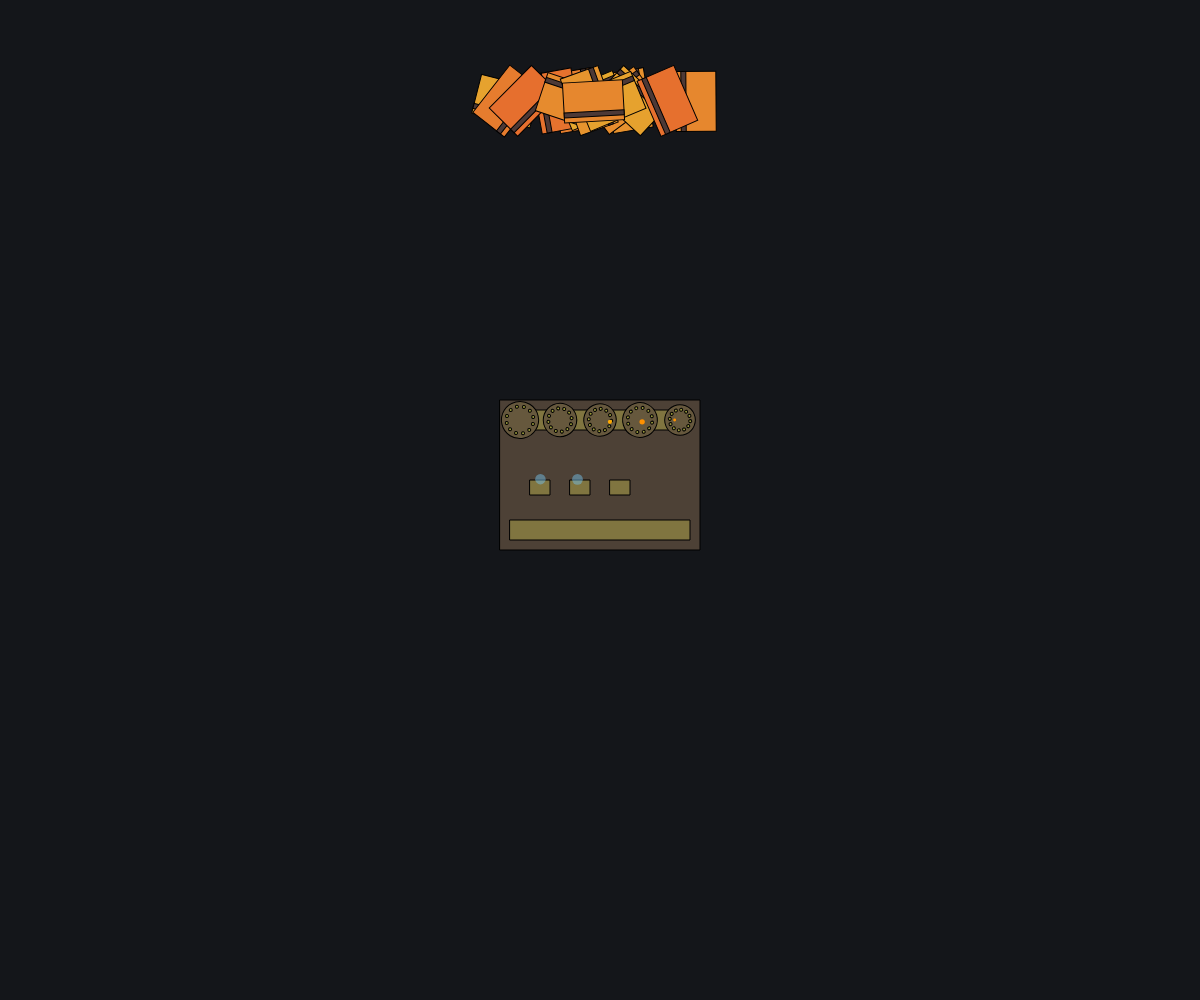
Frame 1 (no input)
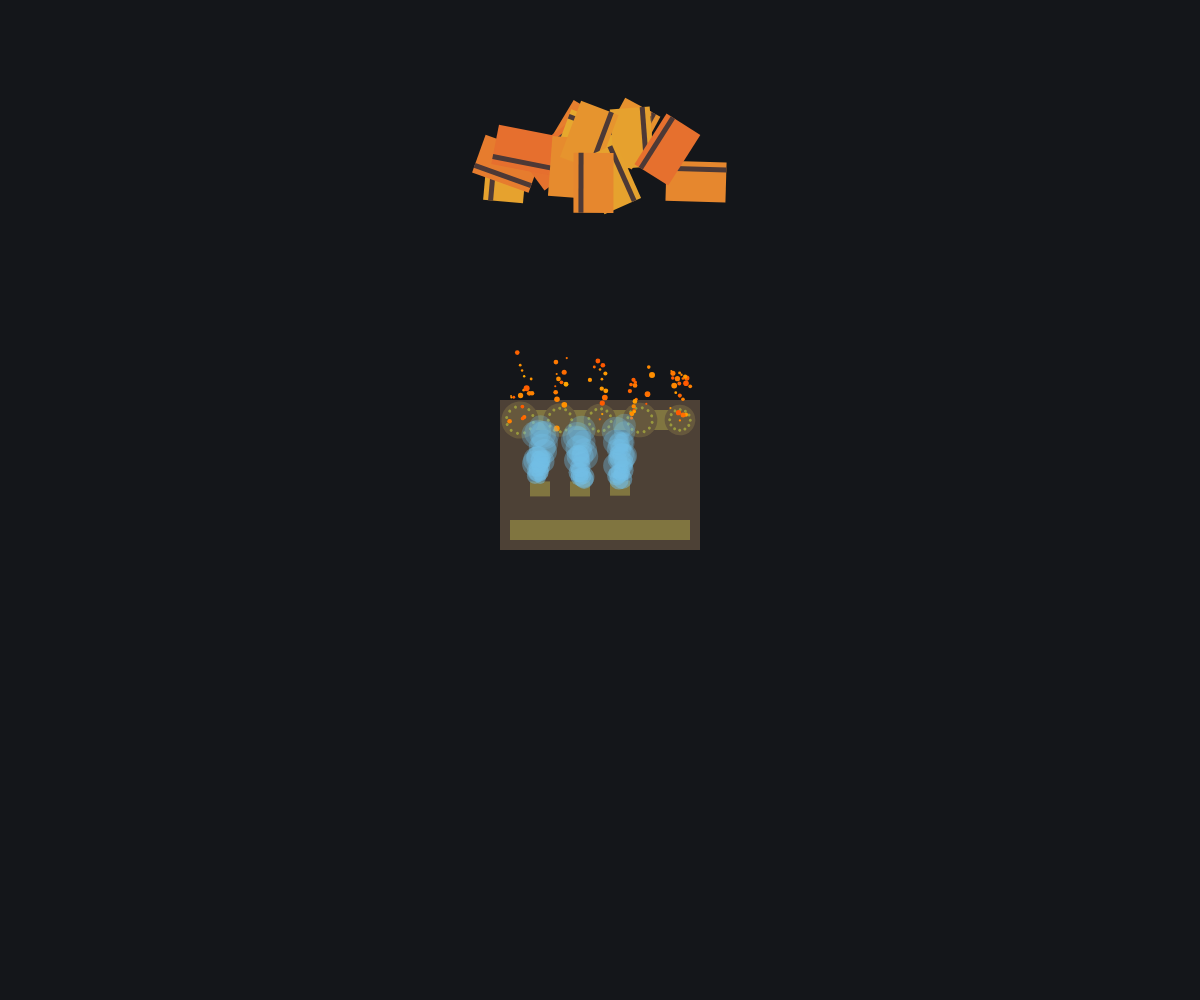
Frame 60 (no input)
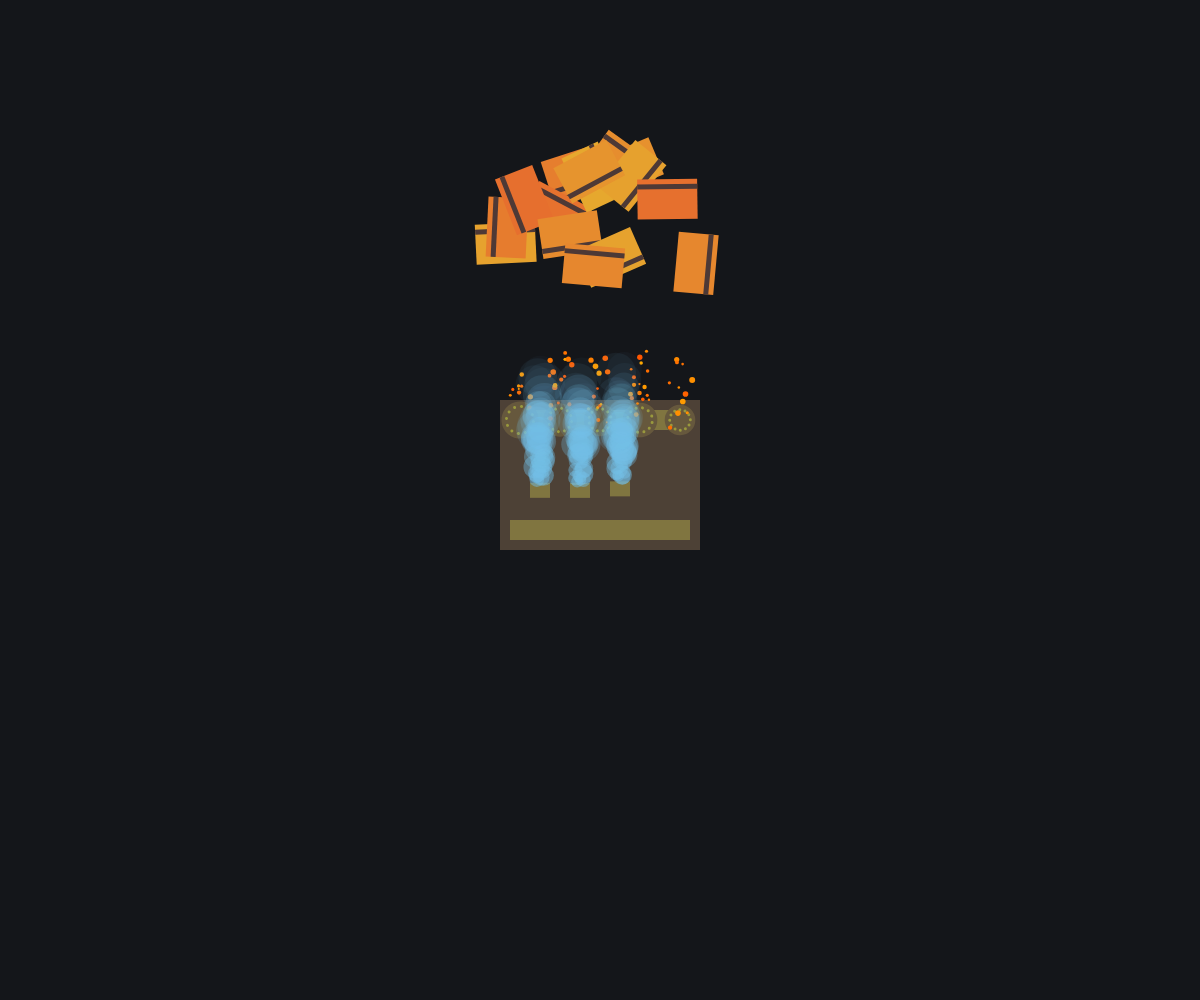
Frame 120 (the mouse pressed at the canvas centre since frame 60)

The p5.js sketch that drew these frames (run headless with seeded random() and noise() and a simulated clock; from frame 60 on, the mouse is pressed at the canvas centre):

// p5.js sketch
// ── sketch.js
let books = [];
let sparks = [];
let steam = [];
let shredder;

function setup() {
  createCanvas(windowWidth, windowHeight);
  colorMode(HSB, 360, 100, 100, 1);
  
  // Create the shredding machine
  shredder = {
    x: width / 2,
    y: height * 0.4,
    width: 200,
    height: 150,
    gears: [],
    plates: []
  };
  
  // Initialize gears
  for (let i = 0; i < 5; i++) {
    shredder.gears.push({
      x: shredder.x - 80 + i * 40,
      y: shredder.y + 20,
      radius: 15 + random(5),
      rotation: random(TWO_PI),
      speed: random(0.02, 0.05)
    });
  }
  
  // Initialize plates
  for (let i = 0; i < 3; i++) {
    shredder.plates.push({
      x: shredder.x - 60 + i * 40,
      y: shredder.y + 80,
      width: 20,
      height: 15,
      speed: random(0.01, 0.03)
    });
  }
  
  // Create initial books
  for (let i = 0; i < 15; i++) {
    books.push({
      x: width / 2 + random(-100, 100),
      y: height * 0.1,
      width: 40,
      height: 60,
      rotation: random(TWO_PI),
      speed: random(0.5, 1.5),
      color: color(random(20, 40), 80, 90)
    });
  }
}

function draw() {
  background(220, 20, 10);
  
  // Draw the shredder machine
  fill(30, 30, 30);
  rect(shredder.x - shredder.width/2, shredder.y, shredder.width, shredder.height);
  
  // Draw machine details
  fill(50, 50, 50);
  rect(shredder.x - shredder.width/2 + 10, shredder.y + 10, shredder.width - 20, 20);
  rect(shredder.x - shredder.width/2 + 10, shredder.y + 120, shredder.width - 20, 20);
  
  // Draw gears
  for (let gear of shredder.gears) {
    gear.rotation += gear.speed;
    push();
    translate(gear.x, gear.y);
    rotate(gear.rotation);
    
    fill(40, 40, 40);
    ellipse(0, 0, gear.radius * 2);
    
    // Gear teeth
    for (let i = 0; i < 12; i++) {
      let angle = TWO_PI / 12 * i;
      let x = cos(angle) * (gear.radius - 5);
      let y = sin(angle) * (gear.radius - 5);
      fill(60, 60, 60);
      ellipse(x, y, 3, 3);
    }
    pop();
    
    // Sparks from gears
    if (random() < 0.3) {
      sparks.push({
        x: gear.x + random(-10, 10),
        y: gear.y + random(-10, 10),
        size: random(2, 6),
        life: 255,
        color: color(random(20, 40), 100, 100)
      });
    }
  }
  
  // Draw plates
  for (let plate of shredder.plates) {
    plate.y += plate.speed;
    if (plate.y > shredder.y + 100) {
      plate.y = shredder.y + 60;
    }
    
    fill(50, 50, 50);
    rect(plate.x - plate.width/2, plate.y, plate.width, plate.height);
    
    // Steam from plates
    if (random() < 0.4) {
      steam.push({
        x: plate.x + random(-5, 5),
        y: plate.y,
        size: random(10, 20),
        life: 255,
        speed: random(0.5, 1)
      });
    }
  }
  
  // Update and draw books
  for (let i = books.length - 1; i >= 0; i--) {
    let book = books[i];
    
    // Book falls down
    book.y += book.speed;
    book.rotation += book.speed * 0.02;
    
    // Check if book reaches shredder
    if (book.y > shredder.y - 30) {
      // Book is shredded into pieces
      for (let j = 0; j < 5; j++) {
        sparks.push({
          x: book.x + random(-20, 20),
          y: book.y + random(-10, 10),
          size: random(3, 8),
          life: 255,
          color: book.color
        });
      }
      
      // Remove book and add new one
      books.splice(i, 1);
      books.push({
        x: width / 2 + random(-100, 100),
        y: height * 0.1,
        width: 40,
        height: 60,
        rotation: random(TWO_PI),
        speed: random(0.5, 1.5),
        color: color(random(20, 40), 80, 90)
      });
    } else {
      // Draw book
      push();
      translate(book.x, book.y);
      rotate(book.rotation);
      
      fill(book.color);
      rect(-book.width/2, -book.height/2, book.width, book.height);
      
      // Book spine
      fill(10, 30, 30);
      rect(-book.width/2 + 5, -book.height/2, 5, book.height);
      
      pop();
    }
  }
  
  // Update and draw sparks
  for (let i = sparks.length - 1; i >= 0; i--) {
    let spark = sparks[i];
    spark.x += random(-1, 1);
    spark.y -= random(0.5, 2);
    spark.life -= 5;
    
    if (spark.life <= 0) {
      sparks.splice(i, 1);
    } else {
      fill(spark.color, spark.life);
      noStroke();
      ellipse(spark.x, spark.y, spark.size);
    }
  }
  
  // Update and draw steam
  for (let i = steam.length - 1; i >= 0; i--) {
    let s = steam[i];
    s.y -= s.speed;
    s.life -= 2;
    s.size += 0.2;
    
    if (s.life <= 0) {
      steam.splice(i, 1);
    } else {
      fill(200, 50, 90, s.life / 255 * 0.5);
      noStroke();
      ellipse(s.x, s.y, s.size);
    }
  }
}

function windowResized() {
  resizeCanvas(windowWidth, windowHeight);
}
